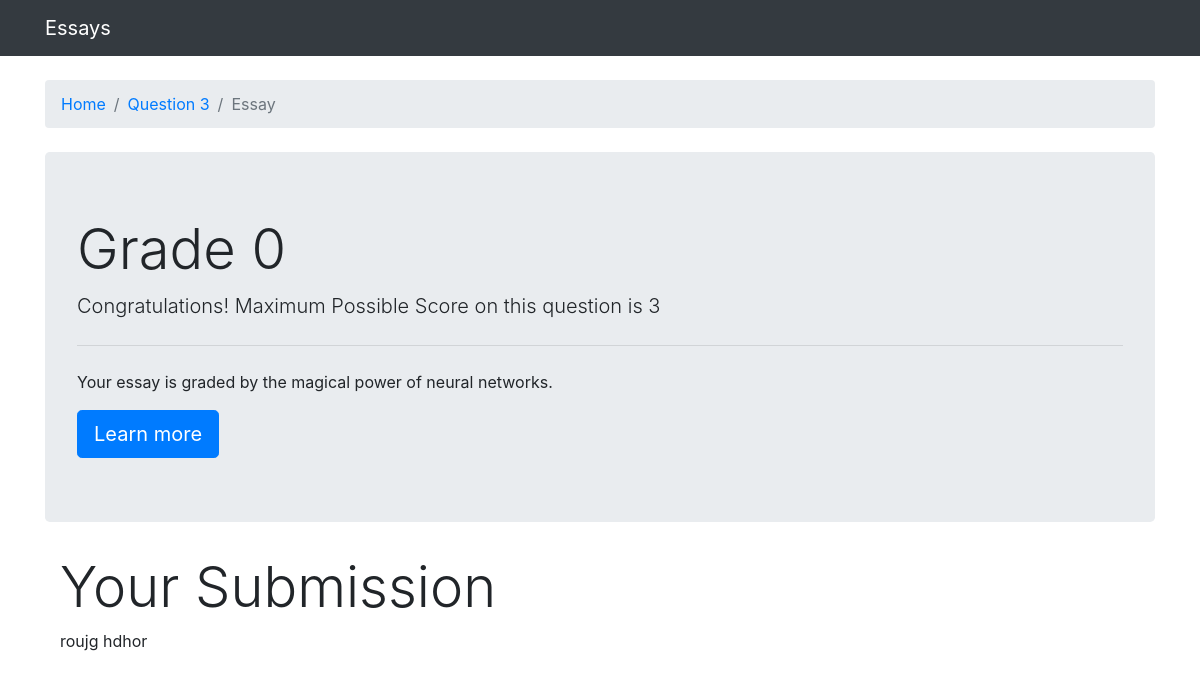
Page /96/essay96/ on the earlier database version.
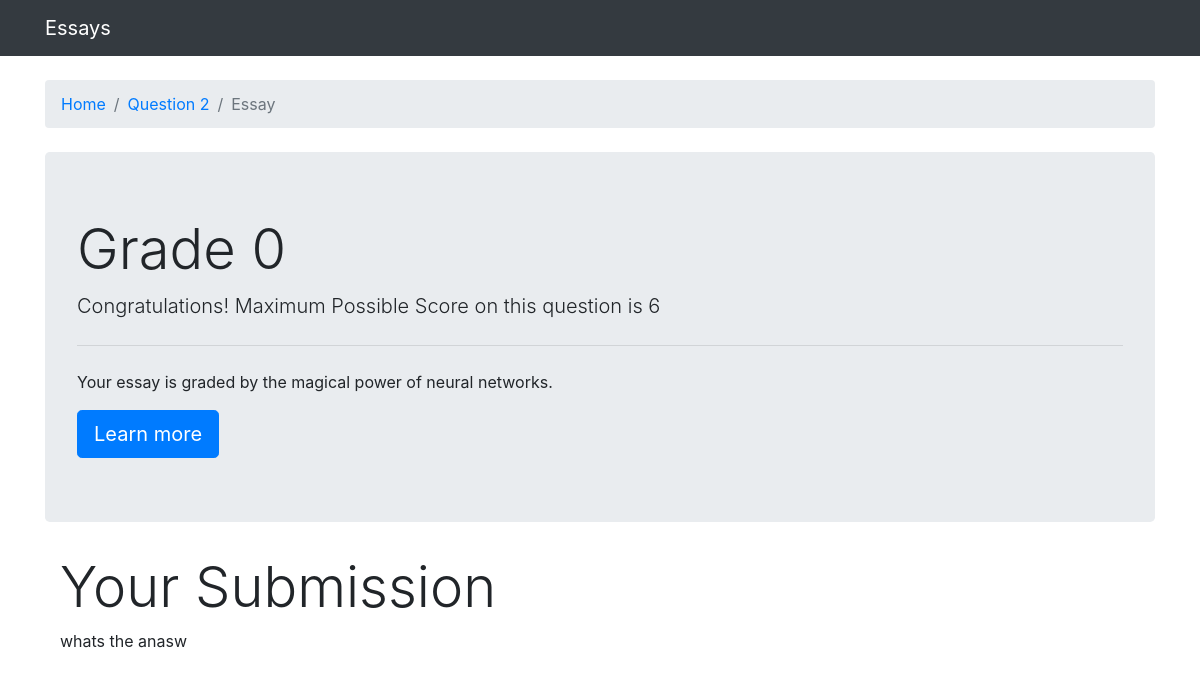
Same page on the later database version.
### grader/models.py (models this page shows, shortened)
class Essay(models.Model):
    question = models.ForeignKey(Question, on_delete=models.CASCADE)
    content = models.TextField(max_length=100000)
    score = models.IntegerField(null=True, blank=True)

class Question(models.Model):
    question_title = models.TextField(max_length=100000)
    set = models.IntegerField(unique=True)
    min_score = models.IntegerField()
    max_score = models.IntegerField()

### grader/views.py (the view)
# urls.py: path('<int:question_id>/essay<int:essay_id>/', views.essay, name='essay'),
def essay(request, question_id, essay_id):
    essay = get_object_or_404(Essay, pk=essay_id)
    context = {
        "essay": essay,
    }
    return render(request, 'grader/essay.html', context)

### grader/templates/grader/essay.html
{% extends 'base.html' %}
{% load widget_tweaks %}
{% block breadcrumb %}
  <li class="breadcrumb-item active"><a href="{% url 'index' %}">Home</a></li>
  <li class="breadcrumb-item active"><a href="{% url 'question' essay.question.set %}">Question {{ essay.question.set }}</a></li>
  <li class="breadcrumb-item active">Essay</li>
{% endblock %}
{% block content %}
    <div class="jumbotron">
        <h1 class="display-4">Grade {{ essay.score }}</h1>
        <p class="lead">Congratulations! Maximum Possible Score on this question is {{ essay.question.max_score }}</p>
        <hr class="my-4">
        <p>Your essay is graded by the magical power of neural networks.</p>
        <a class="btn btn-primary btn-lg" href="#" role="button">Learn more</a>
    </div>
    <div class="container">
            <h2 class="display-4">Your Submission</h2>
            <p class="text-justify">{{ essay.content }}</p>
        </div>
{% endblock %}

### templates/base.html (shortened to what this page needs)
{% load static %}<!DOCTYPE html>
<html>
  <head>
    <link rel="stylesheet" href="{% static 'css/bootstrap.min.css' %}">
  </head>
  <body>
    <nav class="navbar navbar-expand-lg navbar-dark bg-dark">
      <div class="container">
        <a class="navbar-brand" href="{% url 'index' %}">Essays</a>
      </div>
    </nav>
    <div class="container">
      <ol class="breadcrumb my-4">
        {% block breadcrumb %}
        {% endblock %}
      </ol>
      {% block content %}
      {% endblock %}
    </div>
  </body>
</html>

Differences in the rows shown:
changed Essay: question.set "3" → "2"; question.max_score "3" → "6"; content "roujg hdhor" → "whats the anasw"
